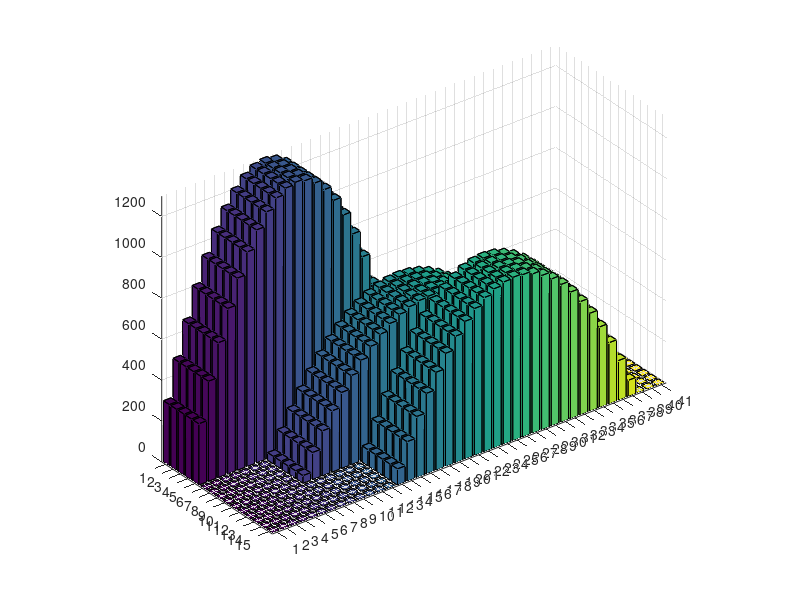

This chart was generated by the following MATLAB code: (Note: this script raises an error after producing the figure.)
% Constants
hw = 2;
duration_th = 300;
duration = 8;
wrongDelTh= 380;
h = [1000, wrongDelTh, 500];        % Heights
a = -h./hw^2;               % Precompute 'a' for each parabola (negative acceleration)
t_apex = [2, 4, 5];         % Apex times for each parabola

% Time vector
t  = 0:0.2:duration;

% Preallocate y for efficiency
y = zeros(5*length(h), length(t));

% Calculate each parabola
for j = 1:5*length(h)
    i =ceil(j/5)
    
    y(j, :) = a(i) * (t - t_apex(i)).^2 + h(i) + duration_th;
end



% Zero out negative values (e.g., after the parabola falls below the duration threshold)
y(y < 0) = 0;

figure(8);
bar3(y);

% Plot using bar3
figure(1);
heatmap(y);
grid off;

% Just duration_th
y=y-duration_th;
y(y<0)=0;
figure(2);
heatmap(y);
grid off;

y1=y;
y1(y1>0)=100;
figure(3);
heatmap(y1);
grid off;

% Correct form
y(2,:)=0;
figure(4);
heatmap(y);
grid off;

y(y>0)=100;
figure(5);
heatmap(y);
grid off;


% Calculate each parabola
for i = 1:length(h)
    y(i, :) = a(i) * (t - t_apex(i)).^2 + h(i) + duration_th;
end

y = y - (duration_th + wrongDelTh);
% Delete wrong note but temporal error
y(y<0)=0;
figure(6);
heatmap(y);
grid off;

y(y>0)=100;
figure(7);
heatmap(y);
grid off;





% % Initialize note mappings
% init_NOTE2NUM_and_NUM2NOTE();

%%%%%%%%%%%%%%%%%%%%%%%%%%%%%%%%%%%%%%%%%%%%%%%%%%%%%%%%%%%%%%%%%%%%
%% Debug Tool
%%%%%%%%%%%%%%%%%%%%%%%%%%%%%%%%%%%%%%%%%%%%%%%%%%%%%%%%%%%%%%%%%%%%
% % Generate test matrix with specific notes and durations
% test = [];
% test = [test; genOneNoteMat('G4', 0.3)];
% test = [test; genOneNoteMat('', 0.1)];
% test = [test; genOneNoteMat('E4', 0.3)];
% test = [test; genOneNoteMat('', 0.1)];
% test = [test; genOneNoteMat('E4', 0.3)];
% test = [test; genOneNoteMat('', 0.1)];
% test = [test; genOneNoteMat('F4', 0.3)];
% test = [test; genOneNoteMat('', 0.1)];
% test = [test; genOneNoteMat('D4', 0.3)];
% test = [test; genOneNoteMat('', 0.1)];
% test = [test; genOneNoteMat('D4', 0.3)];
% test = [test; genOneNoteMat('', 0.1)];
% test = [test; genOneNoteMat('C4', 0.3)];
% test = [test; genOneNoteMat('', 0.1)];
% test = [test; genOneNoteMat('D4', 0.3)];
% test = [test; genOneNoteMat('', 0.1)];
% test = [test; genOneNoteMat('E4', 0.3)];
% test = [test; genOneNoteMat('', 0.1)];
% test = [test; genOneNoteMat('F4', 0.3)];
% test = [test; genOneNoteMat('', 0.1)];
% test = [test; genOneNoteMat('G4', 0.3)];
% test = [test; genOneNoteMat('', 0.1)];
% test = [test; genOneNoteMat('G4', 0.3)];
% test = [test; genOneNoteMat('', 0.1)];
% test = [test; genOneNoteMat('G4', 0.3)];
% test = [test; genOneNoteMat('', 0.1)];
% 
% % Assume ReplaySoundMat is defined elsewhere, adapt its signature as needed
% soundMat = ReplaySoundMat(test, winSize_ms, notes_Hz, Fs);
% sound(soundMat, Fs);  % Make sure to specify the sampling frequency

function oneNoteMat = genOneNoteMat(note, duration_s)
    global winSize_ms notes_Hz NOTE2NUM
    numWin = round(duration_s * 1000 / winSize_ms);
    noteWin = zeros(1, length(notes_Hz));
    if isempty(note)
        
    elseif isfield(NOTE2NUM, note)
        noteIndex = NOTE2NUM.(note);
        noteWin(noteIndex) = 1;
    else
        error('Note name does not exist in NOTE2NUM mapping.');
    end
    
    oneNoteMat = repmat(noteWin, numWin, 1);
end


function init_NOTE2NUM_and_NUM2NOTE()
    global NOTE2NUM NUM2NOTE
    % NOTE2NUM: Mapping from note names to numeric values
    NOTE2NUM = struct(...
        'A2', 1, 'As2', 2, 'B2', 3, ...
        'C2', 4, 'Cs2', 5, 'D2', 6, ...
        'Ds2', 7, 'E2', 8, 'F2', 9, ...
        'Fs2', 10, 'G2', 11, 'Gs2', 12, ...
        'A3', 13, 'As3', 14, 'B3', 15, ...
        'C3', 16, 'Cs3', 17, 'D3', 18, ...
        'Ds3', 19, 'E3', 20, 'F3', 21, ...
        'Fs3', 22, 'G3', 23, 'Gs3', 24, ...
        'A4', 25, 'As4', 26, 'B4', 27, ...
        'C4', 28, 'Cs4', 29, 'D4', 30, ...
        'Ds4', 31, 'E4', 32, 'F4', 33, ...
        'Fs4', 34, 'G4', 35, 'Gs4', 36);
    
    % Creating NUM2NOTE by reversing the NOTE2NUM mapping
    noteNames = fieldnames(NOTE2NUM);  % Get all note names as field names
    noteValues = struct2array(NOTE2NUM);  % Get corresponding numeric values
    
    % Initialize NUM2NOTE as an empty struct
    NUM2NOTE = struct();
    
    % Loop through each note and assign it to the correct numeric value
    for i = 1:length(noteNames)
        noteName = noteNames{i};
        noteValue = noteValues(i);
        % Dynamically create fields in NUM2NOTE struct
        NUM2NOTE.(['n' num2str(noteValue)]) = noteName;  % Use 'n' prefix to form valid field names
    end
end
